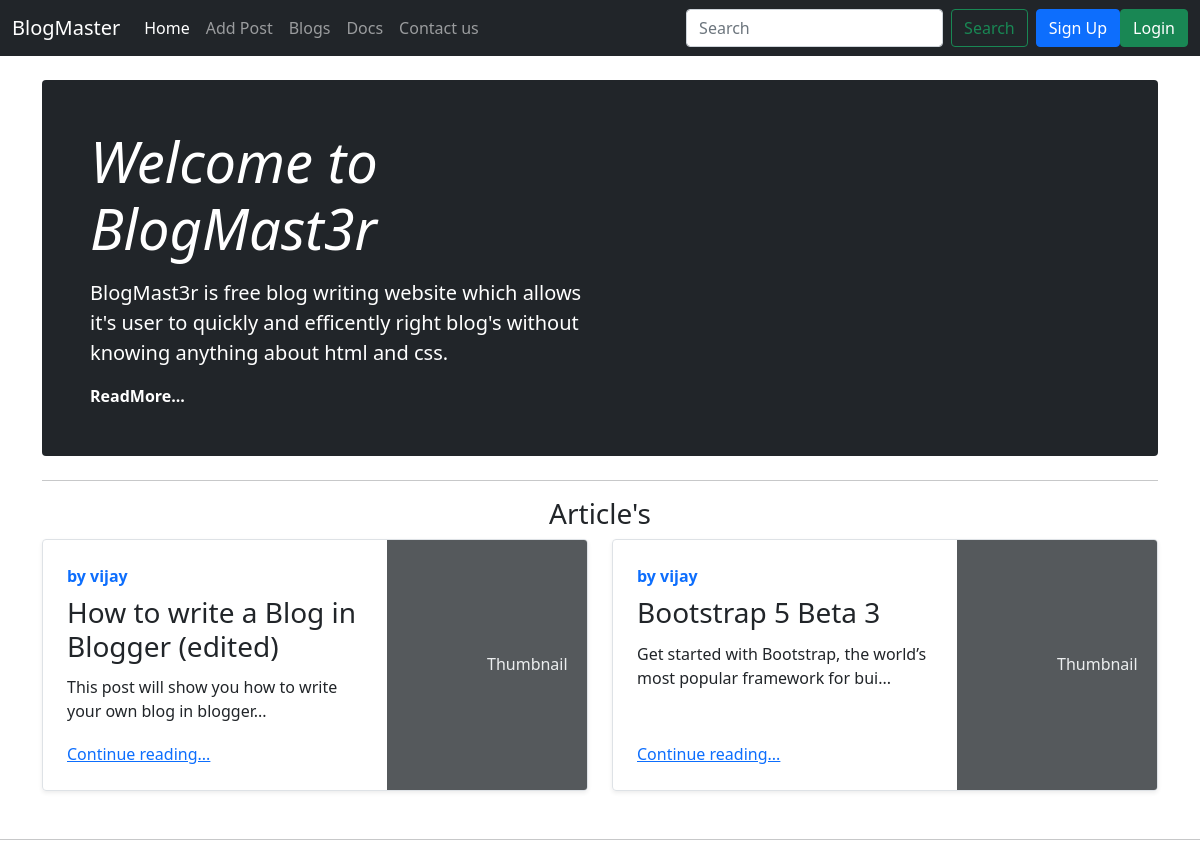
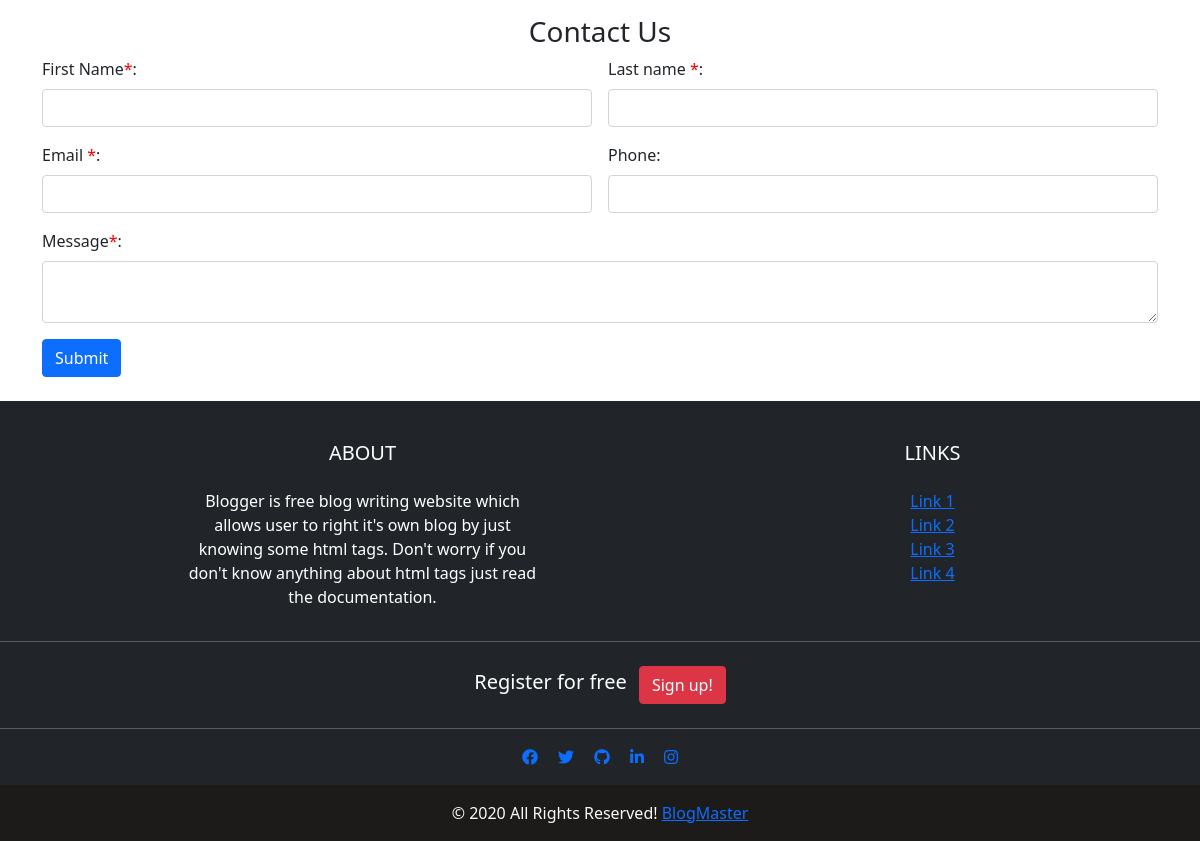
The app's page /, older data (2 pictures, top to bottom).
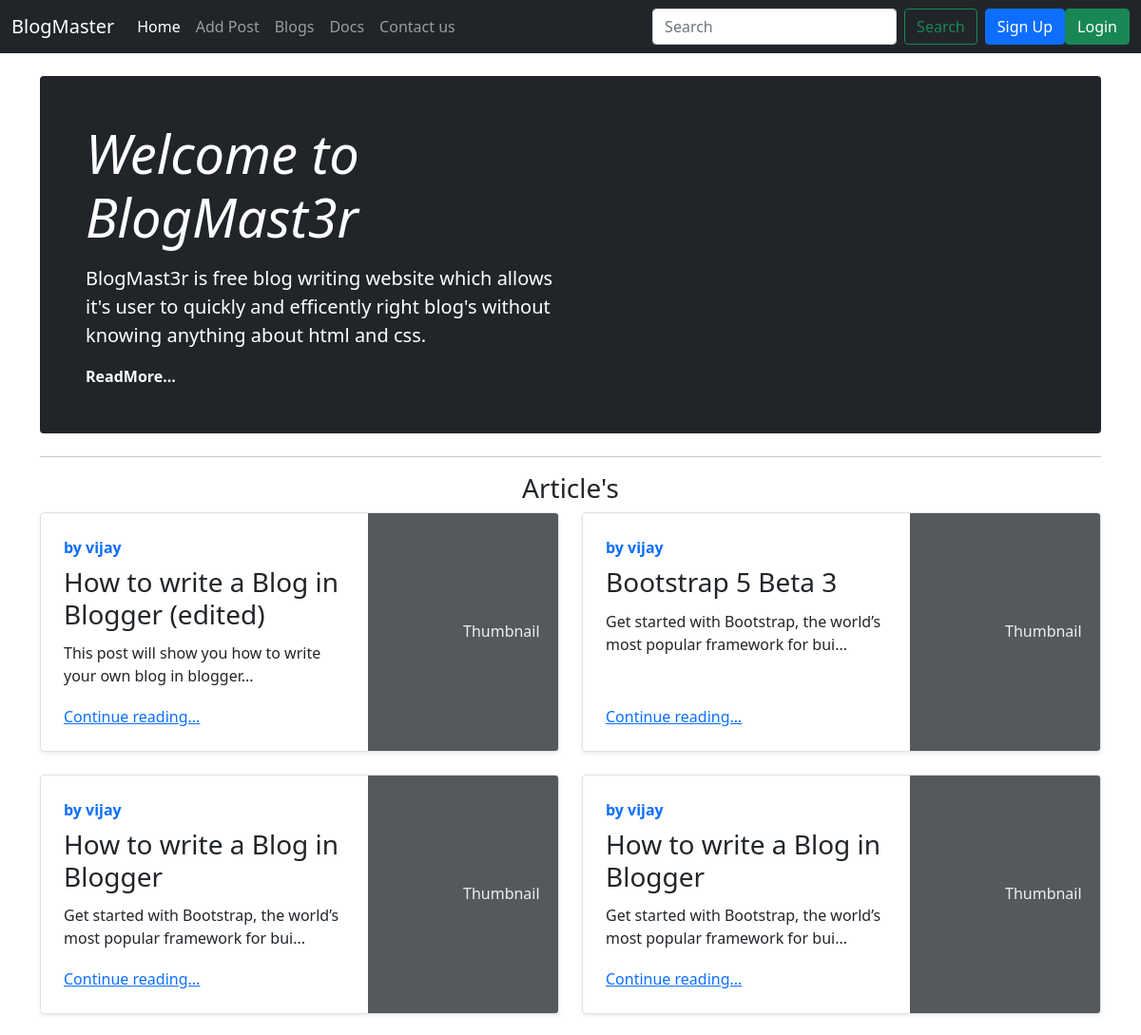
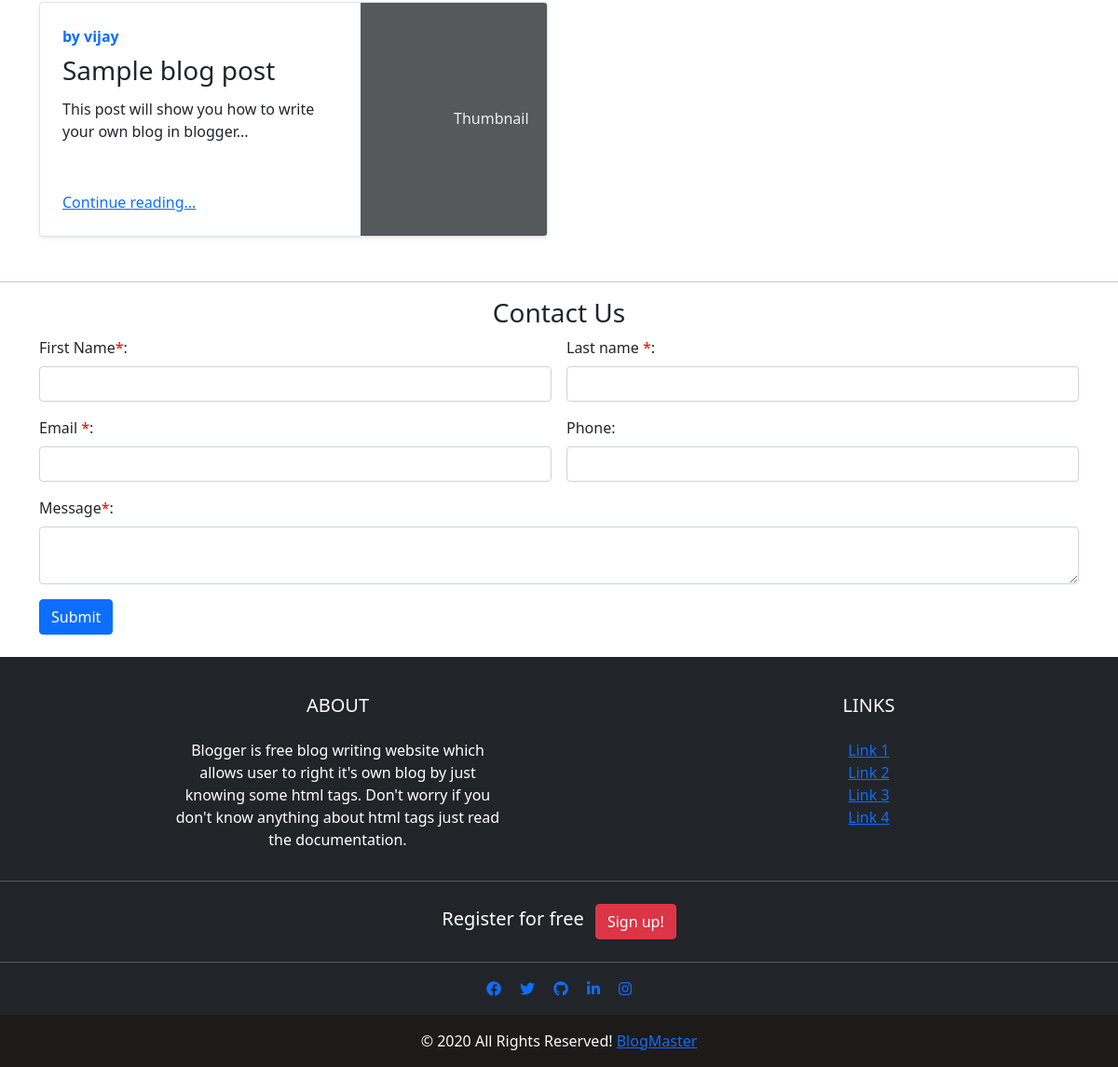
The same page, newer data (2 pictures, top to bottom).
### blogPost/models.py (models this page shows, shortened)
class BlogPost(models.Model):
    id=models.AutoField(primary_key=True)
    user=models.ForeignKey(User,on_delete=models.CASCADE)
    title=models.CharField(max_length=100,default='')
    timestamp=models.DateTimeField(default=now)
    summary=models.CharField(max_length=1000,default='')
    content=RichTextField()
    about=models.TextField(max_length=10000,default='')
    image=models.ImageField(upload_to="images",blank=True)
    def human_readable_title(self):
        return self.title.replace(' ', '-')

### blogPost/views.py (the view)
# urls.py: path('',views.index,name='index'),
def index(request):
    allPosts=BlogPost.objects.all()
    return render(request,'index.html',{'blogs':allPosts})

### templates/index.html (shortened to what this page needs)
{% extends 'base.html' %}
{% block css %}
{% load static %}
{% endblock css %}
{% block home%} active {%endblock home%}
{% block body %}
<main class="container my-4">
    <div class="p-4 p-md-5 mb-4 text-white rounded bg-dark">
        <div  class="col-md-6 px-0">
            <h1 class="display-4 fst-italic">Welcome to BlogMast3r</h1>
            <p class="lead my-3">BlogMast3r is free blog writing website which allows it's user to quickly and efficently right blog's without knowing anything about html and css. </p>
      <button id='toggleBtn' class="text-white fw-bold">ReadMore...</button>
        </div>
    </div>
    <hr>
     <div class="row mb-2">
        <h3 class="text-center">Article's</h3>
        {% for blog in blogs %}
        <div class="col-md-6">
            <div class="row g-0 border rounded overflow-hidden flex-md-row mb-4 shadow-sm h-md-250 position-relative">
                <div class="col p-4 d-flex flex-column position-static">
                <strong class="d-inline-block mb-2 text-primary">by {{blog.user}}</strong>
                    <h3 class="d-inline-block mb-2 ">{{blog.title}}</h3>
                    <p class="card-text mb-auto">{{blog.summary|slice:':70'}}...</p>
                    <a href="{% url 'detailView' blog.id blog.human_readable_title %}" class="stretched-link">Continue reading...</a>
                </div>
                <div class="col-auto d-none d-lg-block">
                    {% if not blog.image%}
                    <svg class="bd-placeholder-img" width="200" height="250" xmlns="" role="img"
                        aria-label="Placeholder: Thumbnail" preserveAspectRatio="xMidYMid slice" focusable="false">
                        <title>Placeholder</title>
                        <rect width="100%" height="100%" fill="#55595c"></rect><text x="50%" y="50%" fill="#eceeef"
                            dy=".3em">Thumbnail</text>
                    </svg>
                    {% else %}
                    <img src="/media/{{blog.image}}" width="200" height="250" alt="">
                    {% endif %}
                </div>
            </div>
        </div>
        {% endfor %}
    </div>
</main>
<hr>
<section id="contact">
    <h3 class="text-center">Contact Us</h3>
    <div class="container">
        <form class="row g-3" action="/contact" method="POST">{% csrf_token %}
            <div class="col-md-6">
                <label for="fname1" class="form-label">First Name<span>*</span>:</label>
                <input type="text" class="form-control" name="fname" id="fname1" required>
            </div>
            <div class="col-md-6">
                <label for="lname1" class="form-label">Last name <span>*</span>:</label>
                <input type="text" class="form-control" name="lname" id="lname1" required>
            </div>
            <div class="col-md-6">
                <label for="email1" class="form-label">Email <span>*</span>:</label>
                <input type="email" class="form-control" id="email1" name="email" required>
            </div>
            <div class="col-md-6">
                <label for="phone" class="form-label">Phone:</label>
                <input type="tel" class="form-control" name="phone" id="phone">
            </div>
            <div class="col-md-12">
                <label for="message" class="form-label">Message<span>*</span>:</label>
                <textarea type="text" class="form-control" id="message" name="message" required> </textarea>
            </div>
            <div class="col-12">
                <button class="btn btn-primary" type="submit">Submit</button>
            </div>
        </form>
    </div>
</section>
{% endblock body %}

### templates/base.html (shortened to what this page needs)
<!DOCTYPE html>
<html lang="en">
<head>
    <link href="https://cdn.jsdelivr.net/npm/bootstrap@5.0.0-beta3/dist/css/bootstrap.min.css" rel="stylesheet"
>
    <link rel="stylesheet" href="https://use.fontawesome.com/releases/v5.15.2/css/all.css"
>
    {% load  static %}
    <link rel="stylesheet" href="{% static 'style.css' %}">
</head>
<body>
    <nav class="navbar navbar-expand-md navbar-dark bg-dark">
        <div class="container-fluid">
            <a class="navbar-brand" href="/">BlogMaster</a>
            <div class="collapse navbar-collapse" id="navbarCollapse">
                <ul class="navbar-nav me-auto mb-2 mb-md-0">
                    <li class="nav-item">
                        <a class="nav-link {% block home %}{% endblock home %}" aria-current="page" href="/">Home</a>
                    </li>
                    <li class="nav-item">
                        <a class="nav-link {% block write %}{% endblock write  %}" href="{% url 'addBlog' %}">Add
                            Post</a>
                    </li>
                    <li class="nav-item">
                        <a class="nav-link {% block article %}{% endblock article %}" href="{% url 'articles' %}">Blogs</a>
                    </li>
                    <li class="nav-item">
                        <a class="nav-link {% block Docs %}{% endblock Docs  %}" href="/docs" target="_blank">Docs</a>
                    </li>
                    <li class="nav-item">
                        <a class="nav-link" href="/#contact">Contact us</a>
                    </li>
                </ul>
                <form class="d-flex mx-2">
                    <input class="form-control me-2" type="search" placeholder="Search" aria-label="Search">
                    <button class="btn btn-outline-success" type="submit">Search</button>
                </form>
                {% if not user.is_authenticated %}
                <button type="button" class="btn btn-primary" id='signupbtn' data-bs-toggle="modal"
                    data-bs-target="#signUp">Sign
                    Up</button>
                <button type="button" class="btn btn-success" data-bs-toggle="modal"
                    data-bs-target="#login">Login</button>
                {% endif %}
            </div>
        </div>
    </nav>
    {% block body %}{% endblock body %}
    <footer class="page-footer font-small bg-dark pt-4 my-4" style=" color: white;">
        <div class="container text-center text-md-left" >
            <div class="row">
                <div class="col-md-4 mx-auto">
                    <h5 class="font-weight-bold text-uppercase mt-3 mb-4">About </h5>
                    <p>Blogger is free blog writing website which allows user to right it's own blog by just
                knowing some html tags. Don't worry if you don't know anything about html tags just read the
                documentation.</p>
                </div>
                <div class="col-md-2 mx-auto">
                    <h5 class="font-weight-bold text-uppercase mt-3 mb-4">Links</h5>
                    <ul class="list-unstyled">
                        <li>
                            <a href="#!">Link 1</a>
                        </li>
                        <li>
                            <a href="#!">Link 2</a>
                        </li>
                        <li>
                            <a href="#!">Link 3</a>
                        </li>
                        <li>
                            <a href="#!">Link 4</a>
                        </li>
                    </ul>
                </div>
            </div>
        </div>
        <hr>
        <ul class="list-unstyled list-inline text-center py-2">
        {% if not user.is_authenticated %}
            <li class="list-inline-item">
                <h5 class="mb-1">Register for free</h5>
            </li>
            <li class="list-inline-item">
                <button class="btn btn-danger btn-rounded" data-bs-toggle="modal"
                    data-bs-target="#signUp">Sign up!</button>
            </li>
        {% endif %}
        </ul>
        <hr>
        <ul class="list-unstyled list-inline text-center">
            <li class="list-inline-item">
                <a class="btn-floating btn-fb mx-1">
                    <i class="fab fa-facebook"></i>
                </a>
            </li>
            <li class="list-inline-item">
                <a class="btn-floating btn-tw mx-1">
                    <i class="fab fa-twitter"> </i>
                </a>
            </li>
            <li class="list-inline-item">
                <a class="btn-floating btn-gplus mx-1" href='https://github.com/VJ-s20'>
                    <i class="fab fa-github"> </i>
                </a>
            </li>
            <li class="list-inline-item">
                <a class="btn-floating btn-li mx-1">
                    <i class="fab fa-linkedin-in"> </i>
                </a>
            </li>
            <li class="list-inline-item">
                <a class="btn-floating btn-dribbble mx-1" href='https://www.instagram.com/_vj_s/' target='_blank'>
                <i class="fab fa-instagram"></i>
                </a>
            </li>
        </ul>
        <div class="footer-copyright text-center py-3" style="background-color: #1d1a1a;"> <span class="text-light">&copy; 2020 All Rights
                Reserved!</span>
            <a href="#"> BlogMaster</a>
        </div>
    </footer>
</body>
</html>

### static/style.css (style rules this page uses)
#toggleBtn { border: none; background: none; cursor: pointer; margin: 0; padding: 0; }
footer { position:absolute; width:100%; }

### templates/index.html (style rules this page uses)
body { scroll-behavior: smooth; }
span { color: red; }

Row changes from the older to the newer data that the page shows:
added BlogPost: user "vijay", title "How to write a Blog in Blogger", summary "Get started with Bootstrap, the world’s most popular framework for bui", image "Thumbnail"
added BlogPost: user "vijay", title "How to write a Blog in Blogger", summary "Get started with Bootstrap, the world’s most popular framework for bui", image "Thumbnail"
added BlogPost: user "vijay", title "Sample blog post", summary "This post will show you how to write your own blog in blogger", image "Thumbnail"
